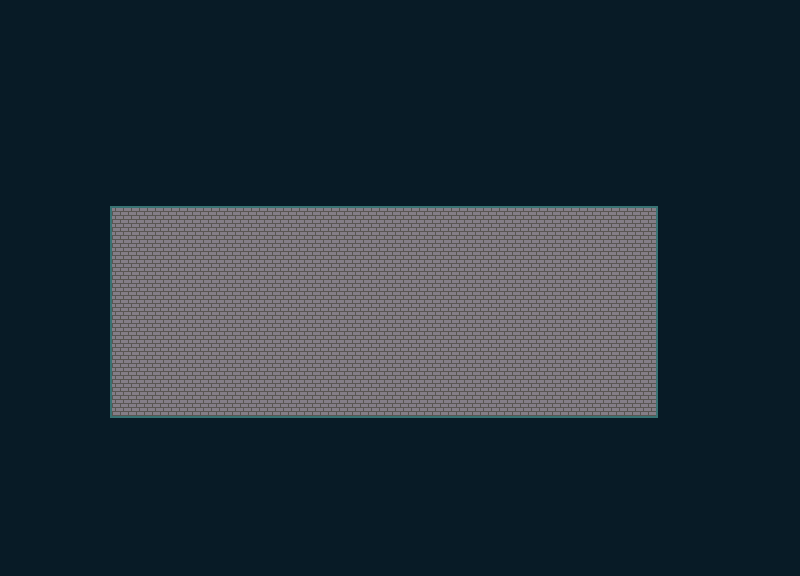

Tiled map render using the project's own tile images. Description and the map definition, with tile-layer contents summarised, below:
An orthogonal 50x36 tile map with 16x16 px tiles, 2 tile layers (background, ground), 2 tilesets and 1 object.

<map version="1.9" tiledversion="1.9.2" orientation="orthogonal" renderorder="right-down" width="50" height="36" tilewidth="16" tileheight="16" infinite="0" nextlayerid="4" nextobjectid="3">
 <tileset firstgid="1" source="background_tmp.tsx" />
 <tileset firstgid="65" source="basic_tileset.tsx" />
 <layer id="1" name="background" width="50" height="36">
  <data>[1800 cells, 1800 non-empty, 1 distinct tile ids]</data>
 </layer>
 <layer id="2" name="ground" width="50" height="36">
  <data>[1800 cells, 1358 non-empty, 9 distinct tile ids]</data>
 </layer>
 <objectgroup id="3" name="background_collider">
  <object id="2" x="112" y="208">
   <polygon points="0,0 544,0 544,208 0,208 0,-208 -112,-208 -112,368 688,368 688,-208 0,-208" />
  </object>
 </objectgroup>
</map>
